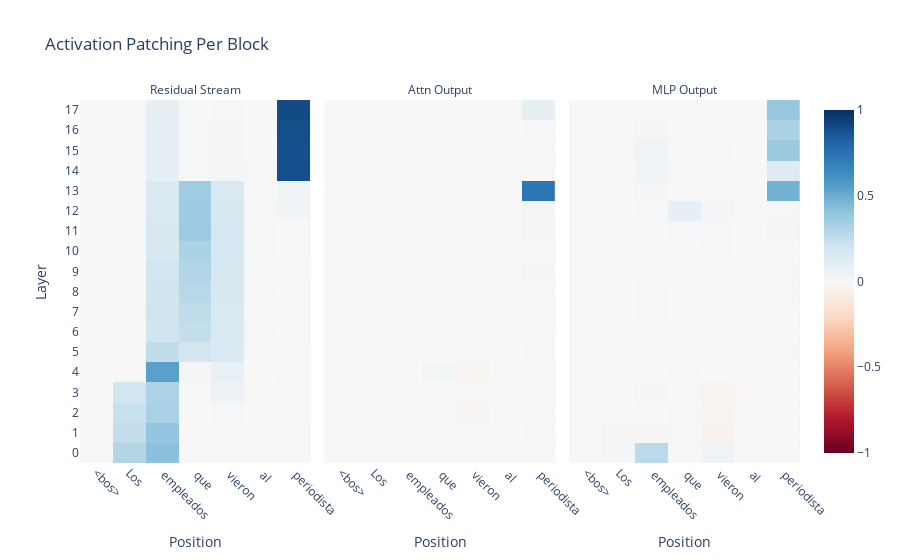

Source (notebook cell):
### Code cell
# Patching residual streams
#resid_pre_act_patch_results = patching.get_act_patch_resid_pre(model, src_tokens, base_cache, ioi_metric)
if patching_type=='resid_streams':
       fig = imshow(torch.flip(total_resid_pre_act_patch_results, dims=[0]), 
                yaxis="Layer", 
                xaxis="Position",
                x=[f"{tok} {i}" for i, tok in enumerate(patching_plot_sentence)],
                y=y_labels,
                title="resid_pre Activation Patching",
                return_fig=True)

#every_block_result = patching.get_act_patch_block_every(model, src_tokens, base_cache, ioi_metric)
elif patching_type=='full':
        fig = imshow(torch.flip(total_resid_pre_act_patch_results, dims=[1]), facet_col=0,
                        y=y_labels,
                        facet_labels=["Residual Stream", "Attn Output", "MLP Output"],
                        title="Activation Patching Per Block", xaxis="Position", yaxis="Layer",
                        zmax=1, zmin=-1, x= patching_plot_sentence,
                        return_fig=True
                        )
        width = 800
        fig.update_xaxes(tickangle=45)
elif patching_type == 'heads_last_pos':
        fig = imshow(torch.flip(total_resid_pre_act_patch_results, dims=[0]), 
                        yaxis="Layer", 
                        xaxis="Head",
                        x=[f'{head}' for head in range(model.cfg.n_heads)],
                        y=y_labels,
                        title="Attn Head Output (Last Pos)",
                        return_fig=True)
        width=350
elif patching_type == 'heads_all_pos':
        fig = imshow(torch.flip(total_resid_pre_act_patch_results, dims=[0]), 
        yaxis="Layer", 
        xaxis="Head",
        x=[f'{head}' for head in range(model.cfg.n_heads)],
        y=y_labels,
        title="Attn Head Output (All Pos)",
        return_fig=True)
        width=350
        
fig.show()
pio.write_image(fig, f'{images_dir}/patching_{language}_{patching_type}.png',scale=5, width=width, height=500)

### Figure 1 — Plotly figure (JSON) as saved in the notebook; plotly's stock layout.template omitted (floating-point values rounded to 4 significant figures)
{"data": [{"coloraxis": "coloraxis", "hovertemplate": "x: %{x}<br>y: %{y}<br>color: %{z}<extra></extra>", "name": "0", "type": "heatmap", "x": ["<bos>", "Los", " empleados", " que", " vieron", " al", " periodista"], "xaxis": "x", "y": ["17", "16", "15", "14", "13", "12", "11", "10", "9", "8", "7", "6", "5", "4", "3", "2", "1", "0"], "yaxis": "y", "z": [[-5.774e-08, 0.0001442, 0.08494, 0.004872, 0.01069, -0.0004043, 0.901], [-5.774e-08, 0.0006262, 0.08877, 0.008205, 0.01708, -0.001151, 0.8876], [-5.774e-08, -0.002126, 0.09038, 0.009172, 0.01957, -0.001672, 0.8851], [-5.774e-08, 0.004283, 0.08969, 0.008188, 0.01696, -0.004395, 0.8888], [-5.774e-08, 0.01115, 0.1483, 0.3577, 0.1563, -0.001151, 0.04783], [-5.774e-08, 0.0114, 0.1501, 0.3632, 0.1706, 0.002563, 0.02922], [-5.774e-08, 0.009994, 0.1644, 0.3681, 0.1718, 0.005696, 0.0005345], [-5.774e-08, 0.009114, 0.1703, 0.3176, 0.1797, 0.007958, 0.004561], [-5.774e-08, 0.007168, 0.1869, 0.2997, 0.1668, 0.008095, 0.009706], [-5.774e-08, 0.007427, 0.2014, 0.2799, 0.1638, 0.009474, 0.003383], [-5.774e-08, 0.007578, 0.2072, 0.2614, 0.1568, 0.004735, -4.793e-05], [-5.774e-08, 0.00753, 0.1998, 0.2445, 0.1599, 0.009512, 0.002007], [-5.774e-08, 0.007529, 0.2497, 0.1876, 0.1544, -0.0002034, -0.005713], [-5.774e-08, 0.007465, 0.5451, 0.01664, 0.08187, -0.0001552, -0.004671], [-5.774e-08, 0.187, 0.3149, 0.005306, 0.05582, 0.005865, -0.003952], [-5.774e-08, 0.2277, 0.3226, -0.001564, 0.00924, 0.002927, -0.003844], [-5.774e-08, 0.2424, 0.3922, -3.709e-05, -0.003093, 0.00169, -0.0001675], [-5.774e-08, 0.295, 0.4169, -5.774e-08, 0.0009389, -5.774e-08, -5.774e-08]]}, {"coloraxis": "coloraxis", "hovertemplate": "x: %{x}<br>y: %{y}<br>color: %{z}<extra></extra>", "name": "1", "type": "heatmap", "x": ["<bos>", "Los", " empleados", " que", " vieron", " al", " periodista"], "xaxis": "x2", "y": ["17", "16", "15", "14", "13", "12", "11", "10", "9", "8", "7", "6", "5", "4", "3", "2", "1", "0"], "yaxis": "y2", "z": [[-5.774e-08, -5.774e-08, -5.774e-08, -5.774e-08, -5.774e-08, -5.774e-08, 0.08713], [-5.774e-08, -2.933e-05, -7.372e-05, -5.424e-05, 0.0001339, -3.392e-05, 0.01386], [-5.774e-08, -5.789e-05, 0.001428, 5.605e-05, -6.398e-06, 2.195e-05, 0.001624], [-5.774e-08, 0.0003069, -0.001191, -5.4e-05, -0.0007495, -0.0004472, 0.0004215], [-5.774e-08, 8.829e-05, -0.0006956, -0.0001761, -0.003832, -0.001705, 0.7302], [-5.774e-08, -0.0001457, -8.205e-05, -0.0008004, -0.003096, -0.0005849, 0.01455], [-5.774e-08, -0.000655, -0.0009919, -0.001484, 3.925e-05, -0.0009995, 0.02074], [-5.774e-08, 0.0001749, -3.208e-05, 0.001808, -0.002292, -0.003136, 0.001531], [-5.774e-08, 0.001023, -0.0007814, 0.001519, -0.002686, -0.002132, -0.01364], [-5.774e-08, -0.0002657, 3.655e-05, 0.003582, 0.000424, -0.001536, 0.0007706], [-5.774e-08, 0.0007561, 0.0008211, 0.001424, -0.003392, 0.0003562, 0.003549], [-5.774e-08, -8.285e-05, 0.003404, 0.004694, 0.0007725, -0.009218, -0.00494], [-5.774e-08, 0.0002248, 0.000319, 0.0004913, -0.00496, 0.002038, 0.007692], [-5.774e-08, 0.002097, 0.002113, 0.02413, -0.02336, -0.002101, -9.668e-05], [-5.774e-08, 0.005314, 0.002211, -0.001146, -0.00568, -0.009791, 2.779e-05], [-5.774e-08, 0.006645, 0.001375, 0.003323, -0.02043, 0.00109, 0.00181], [-5.774e-08, 0.00842, 0.003345, -0.00552, -0.003889, 0.002157, -0.004026], [-5.774e-08, -0.001161, -0.003738, -3.709e-05, -0.007626, 0.00169, -0.0001675]]}, {"coloraxis": "coloraxis", "hovertemplate": "x: %{x}<br>y: %{y}<br>color: %{z}<extra></extra>", "name": "2", "type": "heatmap", "x": ["<bos>", "Los", " empleados", " que", " vieron", " al", " periodista"], "xaxis": "x3", "y": ["17", "16", "15", "14", "13", "12", "11", "10", "9", "8", "7", "6", "5", "4", "3", "2", "1", "0"], "yaxis": "y3", "z": [[-5.774e-08, -5.774e-08, -5.774e-08, -5.774e-08, -5.774e-08, -5.774e-08, 0.3855], [-5.774e-08, -0.0004028, 0.01677, -0.0001264, 0.002444, -0.0002814, 0.3199], [-5.774e-08, 0.0007351, 0.04003, 0.003933, 0.006411, -0.0002468, 0.3746], [-5.774e-08, -0.001071, 0.02996, 0.001143, -0.003278, -0.0003534, 0.1336], [-5.774e-08, -0.0003079, 0.0196, 0.002409, 0.005479, -0.000997, 0.4758], [-5.774e-08, -0.001022, 0.01248, 0.08996, 0.01999, -0.002314, 0.005822], [-5.774e-08, 0.0003933, -0.001664, 0.01201, 0.008025, -0.001206, -0.01085], [-5.774e-08, 0.001832, 0.002482, 0.005152, 0.005706, -0.002859, 0.003443], [-5.774e-08, 0.001413, -0.0004812, 0.002131, 0.002321, 0.003827, -0.006026], [-5.774e-08, -0.001311, -0.003985, -0.001981, 0.0005169, 0.005442, -0.009752], [-5.774e-08, 0.001997, -0.004245, -0.001667, -0.0004681, -0.008918, -0.002393], [-5.774e-08, 0.001358, 4.586e-05, -0.0001293, 0.002849, -0.007648, 0.005549], [-5.774e-08, 0.0005846, -0.0007753, -0.0004204, 6.477e-05, -0.00802, 0.005995], [-5.774e-08, 0.003371, 0.00381, 0.0083, 0.004729, -0.0003527, 0.001919], [-5.774e-08, 0.002562, -0.0115, -0.00237, -0.02929, -0.01046, -0.003112], [-5.774e-08, 0.004696, 0.001774, -0.005931, -0.02525, 0.002894, 0.0003657], [-5.774e-08, -0.01287, -0.01075, 0.008211, -0.03615, 0.004553, -0.0005546], [-5.774e-08, 0.0173, 0.2651, 0.001244, 0.04972, -0.002419, -0.0002163]]}], "layout": {"annotations": [{"font": {}, "showarrow": false, "text": "Residual Stream", "x": 0.16, "xanchor": "center", "xref": "paper", "y": 1, "yanchor": "bottom", "yref": "paper"}, {"font": {}, "showarrow": false, "text": "Attn Output", "x": 0.5, "xanchor": "center", "xref": "paper", "y": 1, "yanchor": "bottom", "yref": "paper"}, {"font": {}, "showarrow": false, "text": "MLP Output", "x": 0.84, "xanchor": "center", "xref": "paper", "y": 1, "yanchor": "bottom", "yref": "paper"}], "coloraxis": {"cmax": 1, "cmid": 0, "cmin": -1, "colorscale": [[0, "rgb(103,0,31)"], [0.1, "rgb(178,24,43)"], [0.2, "rgb(214,96,77)"], [0.3, "rgb(244,165,130)"], [0.4, "rgb(253,219,199)"], [0.5, "rgb(247,247,247)"], [0.6, "rgb(209,229,240)"], [0.7, "rgb(146,197,222)"], [0.8, "rgb(67,147,195)"], [0.9, "rgb(33,102,172)"], [1, "rgb(5,48,97)"]]}, "title": {"text": "Activation Patching Per Block"}, "xaxis": {"anchor": "y", "domain": [0, 0.32], "tickangle": 45, "title": {"text": "Position"}}, "xaxis2": {"anchor": "y2", "domain": [0.34, 0.66], "matches": "x", "tickangle": 45, "title": {"text": "Position"}}, "xaxis3": {"anchor": "y3", "domain": [0.68, 1.0], "matches": "x", "tickangle": 45, "title": {"text": "Position"}}, "yaxis": {"anchor": "x", "autorange": "reversed", "domain": [0, 1], "title": {"text": "Layer"}}, "yaxis2": {"anchor": "x2", "domain": [0, 1], "matches": "y", "showticklabels": false}, "yaxis3": {"anchor": "x3", "domain": [0, 1], "matches": "y", "showticklabels": false}}}
